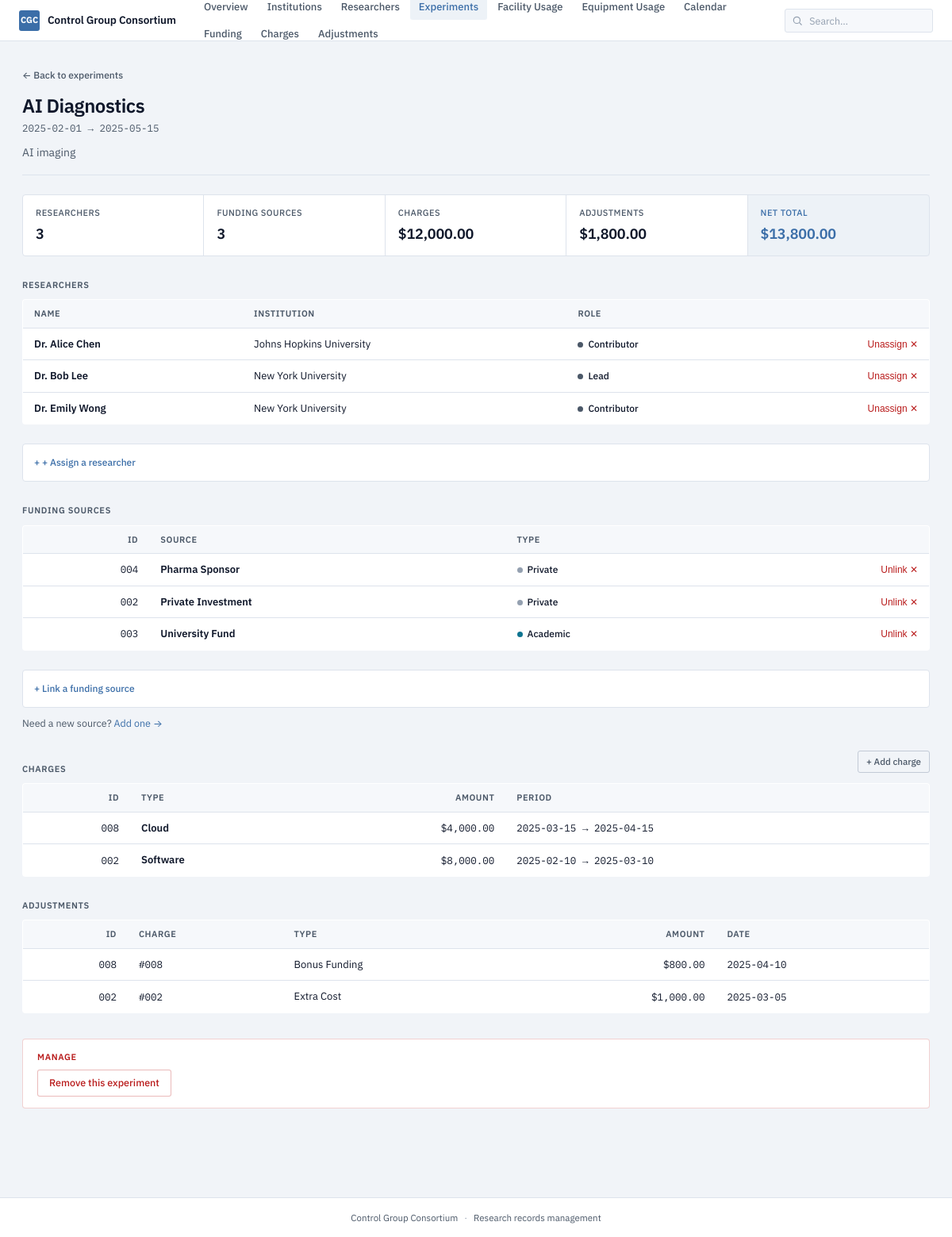
/experiments/2, run on the app's committed database.
### tables this page shows
CREATE TABLE experiment (
    experimentId INTEGER PRIMARY KEY,
    name TEXT NOT NULL,
    startDate TEXT NOT NULL,
    endDate TEXT NOT NULL,
    description TEXT NOT NULL
);

CREATE TABLE researcher (
    researcherId INTEGER PRIMARY KEY,
    researcherName TEXT NOT NULL,
    contact TEXT NOT NULL,
    institutionId INTEGER NOT NULL,
    FOREIGN KEY (institutionId) REFERENCES institution(institutionId)
);

CREATE TABLE institution (
    institutionId INTEGER PRIMARY KEY,
    institutionName TEXT NOT NULL,
    institutionType TEXT NOT NULL
);

CREATE TABLE role (
    roleId INTEGER PRIMARY KEY,
    roleName TEXT NOT NULL
);

CREATE TABLE funding_source (
    fundingSourceId INTEGER PRIMARY KEY,
    fundingSourceName TEXT NOT NULL,
    fundingSourceType TEXT NOT NULL
);

CREATE TABLE charge (
    chargeId INTEGER PRIMARY KEY,
    experimentId INTEGER NOT NULL,
    chargeAmount INTEGER NOT NULL,
    startDate TEXT NOT NULL,
    endDate TEXT NOT NULL,
    chargeType TEXT NOT NULL,
    FOREIGN KEY (experimentId) REFERENCES experiment(experimentId)
);

CREATE TABLE charge_adjustment (
    adjustmentId INTEGER PRIMARY KEY,
    chargeId INTEGER NOT NULL,
    adjustmentType TEXT NOT NULL,
    amount INTEGER NOT NULL,
    adjustmentDate TEXT NOT NULL,
    FOREIGN KEY (chargeId) REFERENCES charge(chargeId)
);

### app.py (the view)
@app.route("/experiments/<int:exp_id>")
def experiment_detail(exp_id):
    exp = query_one("SELECT * FROM experiment WHERE experimentId = ?", (exp_id,))
    if not exp:
        abort(404)
    researchers_on = query("""
        SELECT r.researcherId, r.researcherName, ro.roleName, i.institutionName
        FROM researcher_experiment re
        JOIN researcher r ON re.researcherId = r.researcherId
        JOIN role ro ON re.roleId = ro.roleId
        JOIN institution i ON r.institutionId = i.institutionId
        WHERE re.experimentId = ?
        ORDER BY r.researcherName
    """, (exp_id,))
    funding = query("""
        SELECT fs.fundingSourceId, fs.fundingSourceName, fs.fundingSourceType
        FROM experiment_funding_source efs
        JOIN funding_source fs ON efs.fundingSourceId = fs.fundingSourceId
        WHERE efs.experimentId = ?
        ORDER BY fs.fundingSourceName
    """, (exp_id,))
    charges = query("""
        SELECT chargeId, chargeAmount, chargeType, startDate, endDate
        FROM charge
        WHERE experimentId = ?
        ORDER BY startDate DESC
    """, (exp_id,))
    adjustments = query("""
        SELECT ca.adjustmentId, ca.chargeId, ca.adjustmentType, ca.amount, ca.adjustmentDate
        FROM charge_adjustment ca
        JOIN charge c ON ca.chargeId = c.chargeId
        WHERE c.experimentId = ?
        ORDER BY ca.adjustmentDate DESC
    """, (exp_id,))
    total_charges = sum(c["chargeAmount"] for c in charges)
    total_adjust = sum(a["amount"] for a in adjustments)
    available_researchers = query("""
        SELECT r.researcherId, r.researcherName, i.institutionName
        FROM researcher r
        JOIN institution i ON r.institutionId = i.institutionId
        WHERE r.researcherId NOT IN (
            SELECT researcherId FROM researcher_experiment WHERE experimentId = ?
        )
        ORDER BY r.researcherName
    """, (exp_id,))
    roles = query("SELECT roleId, roleName FROM role ORDER BY roleId")
    available_funding = query("""
        SELECT fundingSourceId, fundingSourceName, fundingSourceType
        FROM funding_source
        WHERE fundingSourceId NOT IN (
            SELECT fundingSourceId FROM experiment_funding_source WHERE experimentId = ?
        )
        ORDER BY fundingSourceName
    """, (exp_id,))
    return render_template(
        "experiment_detail.html",
        experiment=exp,
        researchers_on=researchers_on,
        funding=funding,
        charges=charges,
        adjustments=adjustments,
        total_charges=total_charges,
        total_adjust=total_adjust,
        net_total=total_charges + total_adjust,
        available_researchers=available_researchers,
        roles=roles,
        available_funding=available_funding,
    )

### app.py (called while the page is built)
def get_db() -> sqlite3.Connection:
    if "db" not in g:
        g.db = sqlite3.connect(DATABASE)
        g.db.row_factory = sqlite3.Row
        g.db.execute("PRAGMA foreign_keys = ON")
    return g.db

def query(sql: str, params: tuple = ()) -> list:
    return get_db().execute(sql, params).fetchall()

def query_one(sql: str, params: tuple = ()):
    return get_db().execute(sql, params).fetchone()

@app.template_filter("money")
def money(value):
    try:
        v = float(value)
    except (TypeError, ValueError):
        return value
    sign = "-" if v < 0 else ""
    return f"{sign}${abs(v):,.2f}"

### templates/experiment_detail.html (shortened to what this page needs)
{% extends "base.html" %}
{% block content %}
<a href="{{ url_for('experiments') }}" class="back-link">← Back to experiments</a>
<header class="page-head">
  <h1 class="page-title">{{ experiment.name }}</h1>
  <p class="page-sub mono">{{ experiment.startDate }} → {{ experiment.endDate }}</p>
  <p class="page-desc">{{ experiment.description }}</p>
</header>
<div class="exp-summary">
  <div class="summary-cell">
    <span class="summary-label">Researchers</span>
    <span class="summary-value">{{ researchers_on|length }}</span>
  </div>
  <div class="summary-cell">
    <span class="summary-label">Funding sources</span>
    <span class="summary-value">{{ funding|length }}</span>
  </div>
  <div class="summary-cell">
    <span class="summary-label">Charges</span>
    <span class="summary-value">{{ total_charges|money }}</span>
  </div>
  <div class="summary-cell">
    <span class="summary-label">Adjustments</span>
    <span class="summary-value">{{ total_adjust|money }}</span>
  </div>
  <div class="summary-cell summary-cell-total">
    <span class="summary-label">Net total</span>
    <span class="summary-value">{{ net_total|money }}</span>
  </div>
</div>
<section>
  <h2 class="section-label">Researchers</h2>
  {% if researchers_on %}
    <table class="data-table">
      <thead>
        <tr>
          <th>Name</th>
          <th>Institution</th>
          <th>Role</th>
          <th></th>
        </tr>
      </thead>
      <tbody>
        {% for r in researchers_on %}
        <tr>
          <td>
            <a href="{{ url_for('researcher_detail', res_id=r.researcherId) }}" class="link-quiet">
              <span class="cell-strong">{{ r.researcherName }}</span>
            </a>
          </td>
          <td>{{ r.institutionName }}</td>
          <td><span class="tag tag-role">{{ r.roleName }}</span></td>
          <td class="row-action">
            <form action="{{ url_for('experiment_unassign', exp_id=experiment.experimentId, res_id=r.researcherId) }}"
                  method="post"
                  onsubmit="return confirm('Unassign {{ r.researcherName }}?');"
                  style="display: inline;">
              <button type="submit" class="link-arrow link-arrow-danger">Unassign ✕</button>
            </form>
          </td>
        </tr>
        {% endfor %}
      </tbody>
    </table>
  {% else %}
    <p class="empty">No researchers assigned yet.</p>
  {% endif %}
  {% if available_researchers %}
  <details class="inline-form">
    <summary>+ Assign a researcher</summary>
  </details>
  {% endif %}
</section>
<section>
  <h2 class="section-label">Funding sources</h2>
  {% if funding %}
    <table class="data-table">
      <thead>
        <tr>
          <th class="num">ID</th>
          <th>Source</th>
          <th>Type</th>
          <th></th>
        </tr>
      </thead>
      <tbody>
        {% for f in funding %}
        <tr>
          <td class="num mono">{{ "%03d"|format(f.fundingSourceId) }}</td>
          <td>
            <a href="{{ url_for('funding_source_detail', fs_id=f.fundingSourceId) }}" class="link-quiet">
              <span class="cell-strong">{{ f.fundingSourceName }}</span>
            </a>
          </td>
          <td><span class="tag tag-{{ f.fundingSourceType|lower }}">{{ f.fundingSourceType }}</span></td>
          <td class="row-action">
            <form action="{{ url_for('experiment_funding_unlink', exp_id=experiment.experimentId, fs_id=f.fundingSourceId) }}"
                  method="post"
                  onsubmit="return confirm('Unlink {{ f.fundingSourceName }} from this experiment?');"
                  style="display: inline;">
              <button type="submit" class="link-arrow link-arrow-danger">Unlink ✕</button>
            </form>
          </td>
        </tr>
        {% endfor %}
      </tbody>
    </table>
  {% else %}
    <p class="empty">No funding recorded.</p>
  {% endif %}
  {% if available_funding %}
  <details class="inline-form">
    <summary>Link a funding source</summary>
  </details>
  {% endif %}
  <p style="margin-top: 10px; font-size: 12.5px; color: var(--text-muted);">
    Need a new source? <a href="{{ url_for('funding_source_new') }}">Add one →</a>
  </p>
</section>
<section>
  <div class="section-head-row">
    <h2 class="section-label">Charges</h2>
    <a href="{{ url_for('charge_new', experiment=experiment.experimentId) }}" class="btn btn-ghost btn-sm">+ Add charge</a>
  </div>
  {% if charges %}
    <table class="data-table">
      <thead>
        <tr>
          <th class="num">ID</th>
          <th>Type</th>
          <th class="num">Amount</th>
          <th>Period</th>
        </tr>
      </thead>
      <tbody>
        {% for c in charges %}
        <tr>
          <td class="num mono">{{ "%03d"|format(c.chargeId) }}</td>
          <td><span class="cell-strong">{{ c.chargeType }}</span></td>
          <td class="num mono">{{ c.chargeAmount|money }}</td>
          <td class="mono mute">{{ c.startDate }} → {{ c.endDate }}</td>
        </tr>
        {% endfor %}
      </tbody>
    </table>
  {% else %}
    <p class="empty">No charges recorded.</p>
  {% endif %}
</section>
<section>
  <h2 class="section-label">Adjustments</h2>
  {% if adjustments %}
    <table class="data-table">
      <thead>
        <tr>
          <th class="num">ID</th>
          <th>Charge</th>
          <th>Type</th>
          <th class="num">Amount</th>
          <th>Date</th>
        </tr>
      </thead>
      <tbody>
        {% for a in adjustments %}
        <tr>
          <td class="num mono">{{ "%03d"|format(a.adjustmentId) }}</td>
          <td class="mono">#{{ "%03d"|format(a.chargeId) }}</td>
          <td>{{ a.adjustmentType }}</td>
          <td class="num mono {{ 'positive' if a.amount > 0 else 'negative' }}">{{ a.amount|money }}</td>
          <td class="mono mute">{{ a.adjustmentDate }}</td>
        </tr>
        {% endfor %}
      </tbody>
    </table>
  {% else %}
    <p class="empty">No adjustments recorded.</p>
  {% endif %}
</section>
<section class="danger-zone">
  <h2 class="section-label">Manage</h2>
  <form action="{{ url_for('experiment_delete', exp_id=experiment.experimentId) }}" method="post"
        onsubmit="return confirm('Remove this experiment? All charges, adjustments, assignments and funding links will be deleted too.');">
    <button type="submit" class="btn btn-danger">Remove this experiment</button>
  </form>
</section>
{% endblock %}

### data on the page
experiment: name "AI Diagnostics", startDate "2025-02-01", endDate "2025-05-15", description "AI imaging"
researcher: researcherName "Dr. Alice Chen", institutionName "Johns Hopkins University", roleName "Contributor"
researcher: researcherName "Dr. Bob Lee", institutionName "New York University", roleName "Lead"
researcher: researcherName "Dr. Emily Wong", institutionName "New York University", roleName "Contributor"
funding_source: fundingSourceId "004", fundingSourceName "Pharma Sponsor", fundingSourceType "Private"
funding_source: fundingSourceId "002", fundingSourceName "Private Investment", fundingSourceType "Private"
funding_source: fundingSourceId "003", fundingSourceName "University Fund", fundingSourceType "Academic"
charge: chargeId "008", chargeType "Cloud", chargeAmount "$4,000.00", startDate "2025-03-15", endDate "2025-04-15"
charge: chargeId "002", chargeType "Software", chargeAmount "$8,000.00", startDate "2025-02-10", endDate "2025-03-10"
charge_adjustment: adjustmentId "008", chargeId "008", adjustmentType "Bonus Funding", amount "$800.00", adjustmentDate "2025-04-10"
charge_adjustment: adjustmentId "002", chargeId "002", adjustmentType "Extra Cost", amount "$1,000.00", adjustmentDate "2025-03-05"

### other printed values
{{ researchers_on|length }} "3"
{{ funding|length }} "3"
{{ total_charges|money }} "$12,000.00"
{{ total_adjust|money }} "$1,800.00"
{{ net_total|money }} "$13,800.00"
